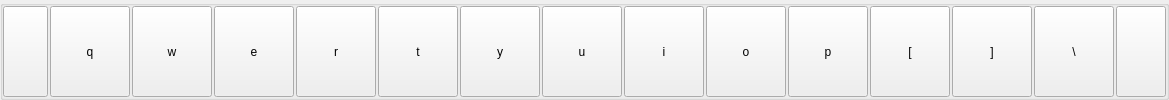
                     <widget class="QGroupBox" name="groupBox_8">
                      <property name="maximumSize">
                       <size>
                        <width>16777214</width>
                        <height>16777214</height>
                       </size>
                      </property>
                      <property name="title">
                       <string/>
                      </property>
                      <layout class="QHBoxLayout" name="horizontalLayout_6">
                       <property name="spacing">
                        <number>2</number>
                       </property>
                       <property name="leftMargin">
                        <number>0</number>
                       </property>
                       <property name="topMargin">
                        <number>0</number>
                       </property>
                       <property name="rightMargin">
                        <number>0</number>
                       </property>
                       <property name="bottomMargin">
                        <number>0</number>
                       </property>
                       <item>
                        <widget class="QPushButton" name="pushButton_64">
                         <property name="minimumSize">
                          <size>
                           <width>45</width>
                           <height>30</height>
                          </size>
                         </property>
                         <property name="maximumSize">
                          <size>
                           <width>16777214</width>
                           <height>16777214</height>
                          </size>
                         </property>
                         <property name="text">
                          <string/>
                         </property>
                         <property name="icon">
                          <iconset resource="../Imgs/imgRes.qrc">
                           <normaloff>:/Icons/tab.png</normaloff>:/Icons/tab.png</iconset>
                         </property>
                         <property name="iconSize">
                          <size>
                           <width>45</width>
                           <height>25</height>
                          </size>
                         </property>
                        </widget>
                       </item>
                       <item>
                        <widget class="QPushButton" name="pushButton_65">
                         <property name="minimumSize">
                          <size>
                           <width>30</width>
                           <height>30</height>
                          </size>
                         </property>
                         <property name="maximumSize">
                          <size>
                           <width>16777214</width>
                           <height>16777214</height>
                          </size>
                         </property>
                         <property name="styleSheet">
                          <string notr="true"/>
                         </property>
                         <property name="text">
                          <string>q</string>
                         </property>
                        </widget>
                       </item>
                       <item>
                        <widget class="QPushButton" name="pushButton_66">
                         <property name="minimumSize">
                          <size>
                           <width>30</width>
                           <height>30</height>
                          </size>
                         </property>
                         <property name="maximumSize">
                          <size>
                           <width>16777214</width>
                           <height>16777214</height>
                          </size>
                         </property>
                         <property name="styleSheet">
                          <string notr="true"/>
                         </property>
                         <property name="text">
                          <string>w</string>
                         </property>
                        </widget>
                       </item>
                       <item>
                        <widget class="QPushButton" name="pushButton_67">
                         <property name="minimumSize">
                          <size>
                           <width>30</width>
                           <height>30</height>
                          </size>
                         </property>
                         <property name="maximumSize">
                          <size>
                           <width>16777214</width>
                           <height>16777214</height>
                          </size>
                         </property>
                         <property name="styleSheet">
                          <string notr="true"/>
                         </property>
                         <property name="text">
                          <string>e</string>
                         </property>
                        </widget>
                       </item>
                       <item>
                        <widget class="QPushButton" name="pushButton_68">
                         <property name="minimumSize">
                          <size>
                           <width>30</width>
                           <height>30</height>
                          </size>
                         </property>
                         <property name="maximumSize">
                          <size>
                           <width>16777214</width>
                           <height>16777214</height>
                          </size>
                         </property>
                         <property name="styleSheet">
                          <string notr="true"/>
                         </property>
                         <property name="text">
                          <string>r</string>
                         </property>
                        </widget>
                       </item>
                       <item>
                        <widget class="QPushButton" name="pushButton_69">
                         <property name="minimumSize">
                          <size>
                           <width>30</width>
                           <height>30</height>
                          </size>
                         </property>
                         <property name="maximumSize">
                          <size>
                           <width>16777214</width>
                           <height>16777214</height>
                          </size>
                         </property>
                         <property name="styleSheet">
                          <string notr="true"/>
                         </property>
                         <property name="text">
                          <string>t</string>
                         </property>
                        </widget>
                       </item>
                       <item>
                        <widget class="QPushButton" name="pushButton_70">
                         <property name="minimumSize">
                          <size>
                           <width>30</width>
                           <height>30</height>
                          </size>
                         </property>
                         <property name="maximumSize">
                          <size>
                           <width>16777214</width>
                           <height>16777214</height>
                          </size>
                         </property>
                         <property name="styleSheet">
                          <string notr="true"/>
                         </property>
                         <property name="text">
                          <string>y</string>
                         </property>
                        </widget>
                       </item>
                       <item>
                        <widget class="QPushButton" name="pushButton_71">
                         <property name="minimumSize">
                          <size>
                           <width>30</width>
                           <height>30</height>
                          </size>
                         </property>
                         <property name="maximumSize">
                          <size>
                           <width>16777214</width>
                           <height>16777214</height>
                          </size>
                         </property>
                         <property name="styleSheet">
                          <string notr="true"/>
                         </property>
                         <property name="text">
                          <string>u</string>
                         </property>
                        </widget>
                       </item>
                       <item>
                        <widget class="QPushButton" name="pushButton_72">
                         <property name="minimumSize">
                          <size>
                           <width>30</width>
                           <height>30</height>
                          </size>
                         </property>
                         <property name="maximumSize">
                          <size>
                           <width>16777214</width>
                           <height>16777214</height>
                          </size>
                         </property>
                         <property name="styleSheet">
                          <string notr="true"/>
                         </property>
                         <property name="text">
                          <string>i</string>
                         </property>
                        </widget>
                       </item>
                       <item>
                        <widget class="QPushButton" name="pushButton_73">
                         <property name="minimumSize">
                          <size>
                           <width>30</width>
                           <height>30</height>
                          </size>
                         </property>
                         <property name="maximumSize">
                          <size>
                           <width>16777214</width>
                           <height>16777214</height>
                          </size>
                         </property>
                         <property name="styleSheet">
                          <string notr="true"/>
                         </property>
                         <property name="text">
                          <string>o</string>
                         </property>
                        </widget>
                       </item>
                       <item>
                        <widget class="QPushButton" name="pushButton_74">
                         <property name="minimumSize">
                          <size>
                           <width>30</width>
                           <height>30</height>
                          </size>
                         </property>
                         <property name="maximumSize">
                          <size>
                           <width>16777214</width>
                           <height>16777214</height>
                          </size>
                         </property>
                         <property name="styleSheet">
                          <string notr="true"/>
                         </property>
                         <property name="text">
                          <string>p</string>
                         </property>
                        </widget>
                       </item>
                       <item>
                        <widget class="QPushButton" name="pushButton_75">
                         <property name="minimumSize">
                          <size>
                           <width>30</width>
                           <height>30</height>
                          </size>
                         </property>
                         <property name="maximumSize">
                          <size>
                           <width>16777214</width>
                           <height>16777214</height>
                          </size>
                         </property>
                         <property name="styleSheet">
                          <string notr="true"/>
                         </property>
                         <property name="text">
                          <string>[</string>
                         </property>
                        </widget>
                       </item>
                       <item>
                        <widget class="QPushButton" name="pushButton_76">
                         <property name="minimumSize">
                          <size>
                           <width>30</width>
                           <height>30</height>
                          </size>
                         </property>
                         <property name="maximumSize">
                          <size>
                           <width>16777214</width>
                           <height>16777214</height>
                          </size>
                         </property>
                         <property name="styleSheet">
                          <string notr="true"/>
                         </property>
                         <property name="text">
                          <string>]</string>
                         </property>
                        </widget>
                       </item>
                       <item>
                        <widget class="QPushButton" name="pushButton_77">
                         <property name="minimumSize">
                          <size>
                           <width>30</width>
                           <height>30</height>
                          </size>
                         </property>
                         <property name="maximumSize">
                          <size>
                           <width>16777214</width>
                           <height>16777214</height>
                          </size>
                         </property>
                         <property name="styleSheet">
                          <string notr="true"/>
                         </property>
                         <property name="text">
                          <string>\</string>
                         </property>
                        </widget>
                       </item>
                       <item>
                        <widget class="QPushButton" name="pushButton_78">
                         <property name="minimumSize">
                          <size>
                           <width>50</width>
                           <height>30</height>
                          </size>
                         </property>
                         <property name="maximumSize">
                          <size>
                           <width>16777214</width>
                           <height>16777214</height>
                          </size>
                         </property>
                         <property name="text">
                          <string/>
                         </property>
                         <property name="icon">
                          <iconset resource="../Imgs/imgRes.qrc">
                           <normaloff>:/Icons/delete.png</normaloff>:/Icons/delete.png</iconset>
                         </property>
                         <property name="iconSize">
                          <size>
                           <width>45</width>
                           <height>25</height>
                          </size>
                         </property>
                        </widget>
                       </item>
                      </layout>
                     </widget>
